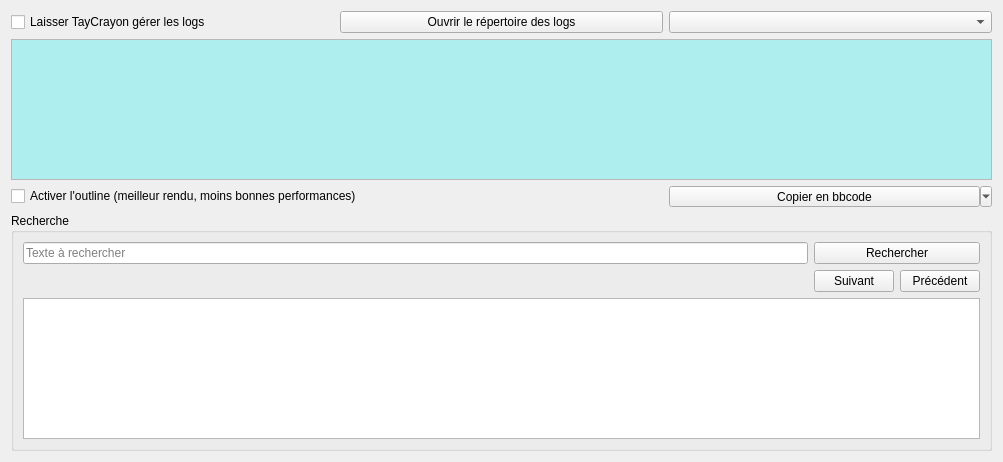
<?xml version="1.0" encoding="UTF-8"?>
<ui version="4.0">
 <class>LogExplorer</class>
 <widget class="QWidget" name="LogExplorer">
  <property name="geometry">
   <rect>
    <x>0</x>
    <y>0</y>
    <width>1003</width>
    <height>462</height>
   </rect>
  </property>
  <property name="windowTitle">
   <string>TayLogger</string>
  </property>
  <property name="autoFillBackground">
   <bool>false</bool>
  </property>
  <layout class="QGridLayout" name="gridLayout">
   <item row="2" column="2">
    <widget class="QToolButton" name="CopyButton">
     <property name="sizePolicy">
      <sizepolicy hsizetype="Preferred" vsizetype="Fixed">
       <horstretch>0</horstretch>
       <verstretch>0</verstretch>
      </sizepolicy>
     </property>
     <property name="text">
      <string>Copier en bbcode</string>
     </property>
     <property name="popupMode">
      <enum>QToolButton::MenuButtonPopup</enum>
     </property>
    </widget>
   </item>
   <item row="0" column="1">
    <widget class="QPushButton" name="openLogDirectoryButton">
     <property name="text">
      <string>Ouvrir le répertoire des logs</string>
     </property>
    </widget>
   </item>
   <item row="3" column="0" colspan="3">
    <widget class="QGroupBox" name="searchGroupBox">
     <property name="sizePolicy">
      <sizepolicy hsizetype="Preferred" vsizetype="Maximum">
       <horstretch>0</horstretch>
       <verstretch>0</verstretch>
      </sizepolicy>
     </property>
     <property name="minimumSize">
      <size>
       <width>0</width>
       <height>0</height>
      </size>
     </property>
     <property name="title">
      <string>Recherche</string>
     </property>
     <property name="flat">
      <bool>true</bool>
     </property>
     <property name="checkable">
      <bool>false</bool>
     </property>
     <layout class="QGridLayout" name="gridLayout_2">
      <item row="1" column="2">
       <widget class="QPushButton" name="pushButton">
        <property name="text">
         <string>Précédent</string>
        </property>
       </widget>
      </item>
      <item row="0" column="1" colspan="2">
       <widget class="QPushButton" name="pushButton_3">
        <property name="text">
         <string>Rechercher</string>
        </property>
       </widget>
      </item>
      <item row="0" column="0">
       <widget class="QLineEdit" name="lineEdit">
        <property name="placeholderText">
         <string>Texte à rechercher</string>
        </property>
       </widget>
      </item>
      <item row="1" column="1">
       <widget class="QPushButton" name="pushButton_2">
        <property name="text">
         <string>Suivant</string>
        </property>
       </widget>
      </item>
      <item row="2" column="0" colspan="3">
       <widget class="QListWidget" name="listWidget"/>
      </item>
     </layout>
    </widget>
   </item>
   <item row="0" column="0">
    <widget class="QCheckBox" name="setLogManagementCB">
     <property name="text">
      <string>Laisser TayCrayon gérer les logs</string>
     </property>
    </widget>
   </item>
   <item row="0" column="2">
    <widget class="QComboBox" name="logChoiceCB"/>
   </item>
   <item row="1" column="0" colspan="3">
    <widget class="QTextBrowser" name="logDisplayer">
     <property name="font">
      <font>
       <stylestrategy>NoAntialias</stylestrategy>
      </font>
     </property>
     <property name="html">
      <string>&lt;!DOCTYPE HTML PUBLIC &quot;-//W3C//DTD HTML 4.0//EN&quot; &quot;http://www.w3.org/TR/REC-html40/strict.dtd&quot;&gt;
&lt;html&gt;&lt;head&gt;&lt;meta name=&quot;qrichtext&quot; content=&quot;1&quot; /&gt;&lt;style type=&quot;text/css&quot;&gt;
p, li { white-space: pre-wrap; }
&lt;/style&gt;&lt;/head&gt;&lt;body style=&quot; font-family:'MS Shell Dlg 2'; font-size:8.25pt; font-weight:400; font-style:normal;&quot; bgcolor=&quot;#afeeee&quot;&gt;
&lt;p style=&quot;-qt-paragraph-type:empty; margin-top:0px; margin-bottom:0px; margin-left:0px; margin-right:0px; -qt-block-indent:0; text-indent:0px; font-family:'Arial';&quot;&gt;&lt;br /&gt;&lt;/p&gt;&lt;/body&gt;&lt;/html&gt;</string>
     </property>
    </widget>
   </item>
   <item row="2" column="0" colspan="2">
    <widget class="QCheckBox" name="outlineCB">
     <property name="text">
      <string>Activer l'outline (meilleur rendu, moins bonnes performances)</string>
     </property>
    </widget>
   </item>
  </layout>
 </widget>
 <resources/>
 <connections>
  <connection>
   <sender>searchGroupBox</sender>
   <signal>toggled(bool)</signal>
   <receiver>searchGroupBox</receiver>
   <slot>setVisible(bool)</slot>
   <hints>
    <hint type="sourcelabel">
     <x>83</x>
     <y>241</y>
    </hint>
    <hint type="destinationlabel">
     <x>195</x>
     <y>231</y>
    </hint>
   </hints>
  </connection>
 </connections>
</ui>
